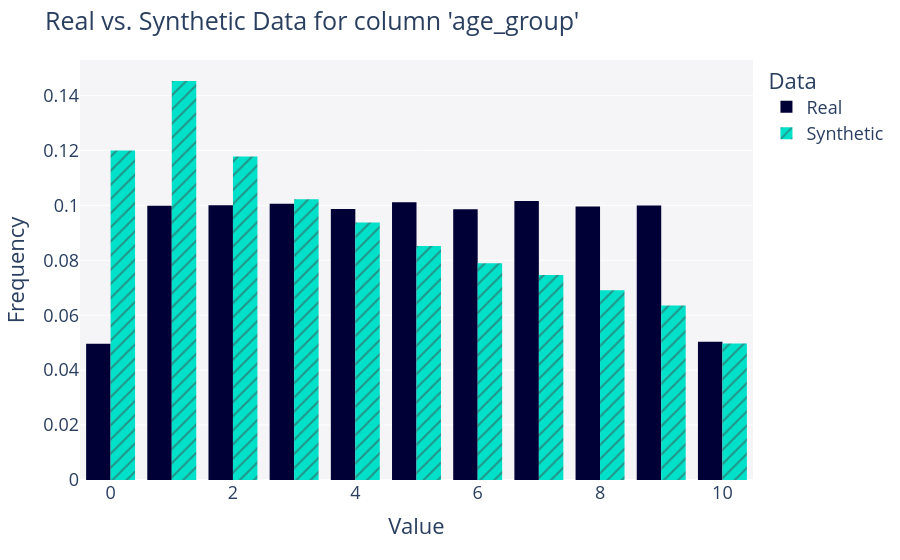

Notebook code cell kept with this figure:
### Markdown cell above
#### 6.3. VISUALIZAR AS DISTRIBUIÇÕES

Os gráficos abaixo comparam os dados reais e sintéticos por duas perspectivas complementares.

##### Frequência de cada grupo de idade

### Code cell
# Comparar os grupos de idade

fig = get_column_plot(
    real_data=dataset,
    synthetic_data=synthetic_dataset,
    column_name="age_group",
    metadata=metadata,
    plot_type="bar"
)

fig.show(renderer="plotly_mimetype")

### Figure 1 — Plotly figure (JSON) as saved in the notebook; plotly's stock layout.template omitted (floating-point values rounded to 4 significant figures; data arrays with more than 128 entries replaced by an {"elided": "..."} marker saying what was removed)
{"data": [{"alignmentgroup": "True", "bingroup": "x", "histnorm": "probability density", "hovertemplate": "<b>Real</b><br>Frequency: %{y}<extra></extra>", "legendgroup": "Real", "marker": {"color": "#000036", "pattern": {"shape": ""}}, "name": "Real", "offsetgroup": "Real", "orientation": "v", "showlegend": true, "type": "histogram", "x": {"elided": "99244 float values"}, "xaxis": "x", "yaxis": "y"}, {"alignmentgroup": "True", "bingroup": "x", "histnorm": "probability density", "hovertemplate": "<b>Synthetic</b><br>Frequency: %{y}<extra></extra>", "legendgroup": "Synthetic", "marker": {"color": "#01E0C9", "pattern": {"shape": "/"}}, "name": "Synthetic", "offsetgroup": "Synthetic", "orientation": "v", "showlegend": true, "type": "histogram", "x": {"elided": "99244 float values"}, "xaxis": "x", "yaxis": "y"}], "layout": {"barmode": "group", "font": {"size": 18}, "legend": {"title": {"text": "Data"}, "tracegroupgap": 0}, "margin": {"t": 60}, "plot_bgcolor": "#F5F5F8", "title": {"text": "Real vs. Synthetic Data for column 'age_group'"}, "xaxis": {"anchor": "y", "domain": [0, 1], "title": {"text": "Value"}}, "yaxis": {"anchor": "x", "domain": [0, 1], "title": {"text": "Frequency"}}}}
